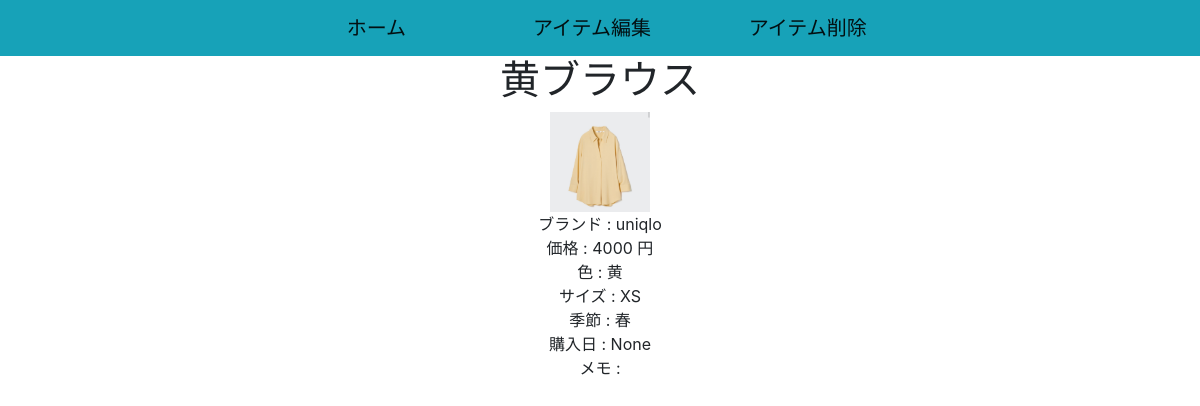
/projectapp/item_detail/9, run on an earlier commit of the app's database.
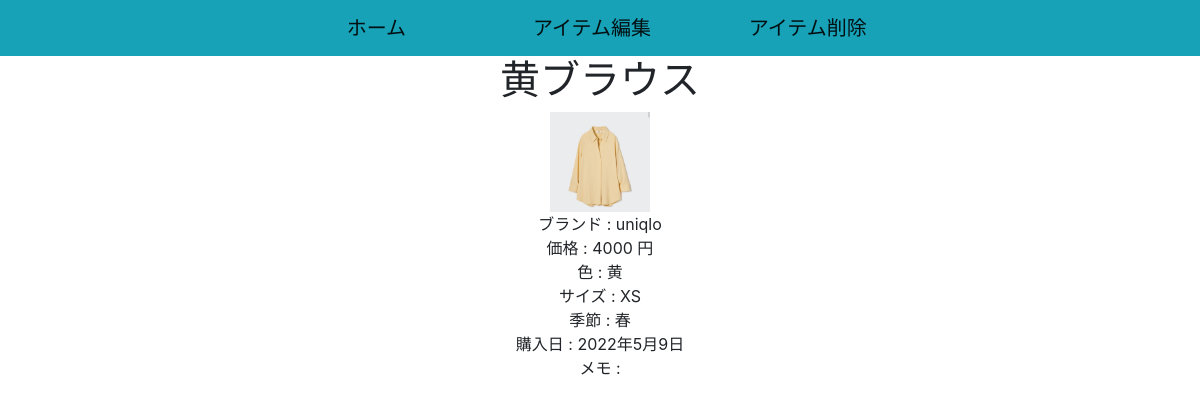
And on a later commit of the database.
### projectapp/models.py (models this page shows, shortened)
class Item(models.Model):#各アイテム(白Tシャツ、花柄スカートなど)
    SIZE_CHOICES = [
        ('XS', 'XS'),
        ('S', 'S'),
        ('M', 'M'),
        ('L', 'L'),
        ('F', 'F')
    ]
    SEASON_CHOICES = [
        ('春', '春'),
        ('夏', '夏'),
        ('秋', '秋'),
        ('冬', '冬')
    ]
    item_name = models.CharField(max_length=150)
    item_picture = models.FileField(upload_to='item_picture/',null=True,blank=True)
    item_color = models.CharField(max_length=150,db_index=True,null=True,blank=True)
    item_brand = models.CharField(max_length=150,db_index=True,blank=True)
    item_price = models.IntegerField()
    item_size = models.CharField(max_length=150,null=True,blank=True,choices=SIZE_CHOICES)
    item_season = models.CharField(max_length=150,db_index=True,null=True,blank=True,choices=SEASON_CHOICES)
    item_purchase_date = models.DateField(null=True,blank=True)
    item_expiration_date = models.DateField(null=True,blank=True)
    create_at = models.DateTimeField(default=timezone.datetime.now)
    update_at = models.DateTimeField(default=timezone.datetime.now)
    memo = models.TextField(null=True,blank=True)
    user = models.ForeignKey(
        'Users',on_delete=models.CASCADE,
        )
    category = models.ForeignKey(
        'Category',on_delete=models.CASCADE
        )
    class Meta:
        db_table = 'Item'

### projectapp/views.py (the view)
# urls.py: path('item_detail/<int:pk>',ItemDetailView.as_view(),name='item_detail'),
class ItemDetailView(DetailView):
    model = Item
    template_name = 'item_detail.html'
    def get_context_data(self, **kwargs):
        context = super().get_context_data(**kwargs)
        return context

### projectapp/templates/item_detail.html (shortened to what this page needs)
<!DOCTYPE html>
<div style="text-align: center">
<html lang="ja">
  <head>
    <link rel="stylesheet" href="https://cdn.jsdelivr.net/npm/bootstrap@4.3.1/dist/css/bootstrap.min.css">
  </head>
  <body>
    <nav class="navbar navbar-expand-lg navbar-light bg-info row justify-content-center">
    <a class="navbar-brand col-2" href="{% url 'projectapp:category_list'  %}">ホーム</a>
    <a class="navbar-brand col-2" href="{% url 'projectapp:item_update' item.id %}">アイテム編集</a>
    <a class="navbar-brand col-2" href="{% url 'projectapp:item_delete' item.id %}">アイテム削除</a>
    </nav>
    {% block content %}
      <h1>{{ item.item_name }}<br></h1>
      <img width="100px" height="100px" src="{{item.item_picture.url}}"><br>
      ブランド : {{ item.item_brand }}<br>
      価格 : {{ item.item_price }} 円 <br>
      色 : {{ item.item_color }}<br>
      サイズ : {{ item.item_size }}<br>
      季節 : {{ item.item_season }}<br>
      購入日 : {{ item.item_purchase_date }}<br>
      メモ : {{ item.memo }}
    {% endblock %}
  </body>
</html>
</div>

What changed in the data, as far as the page shows it:
changed Item "黄ブラウス": item_purchase_date "None" → "2022年5月9日"
